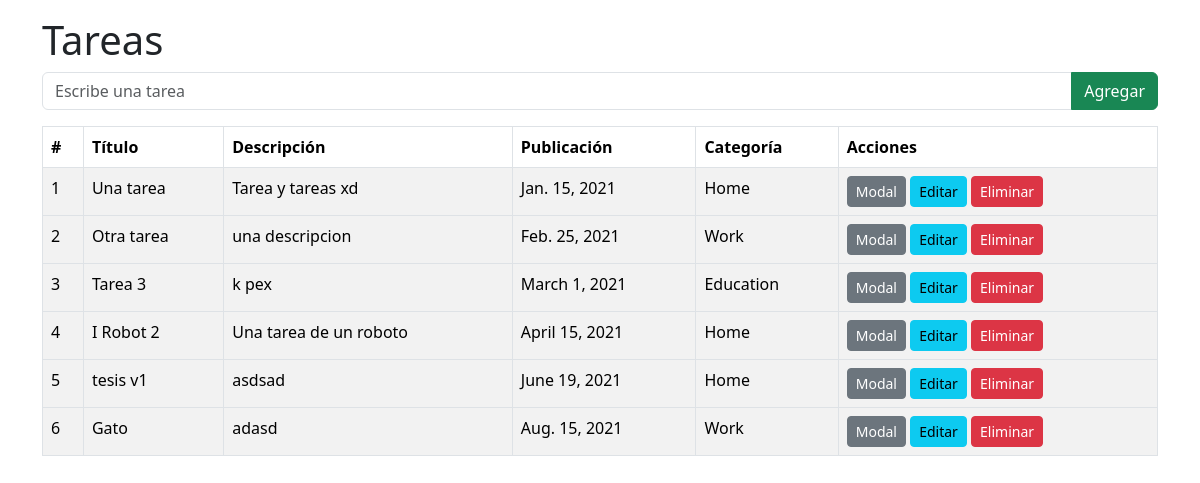
/tasks/, run on the app's committed database.
### core/models.py (models this page shows, shortened)
class Task(models.Model):
    title = models.CharField(max_length=100)
    description = models.TextField(null=True, blank=True)
    due_date = models.DateField(null=True, blank=True)
    finished = models.BooleanField(null=True)
    attachments = models.ImageField(null=True, upload_to="attachments", blank=True)
    category = models.ForeignKey(Category, on_delete=CASCADE, null=True)

class Category(models.Model):
    name = models.CharField(max_length=100)
    def __str__(self):
            return self.name

### core/views.py (the view, shortened to what this page needs)
# urls.py: path('tasks/', TasksView.as_view()),
class TasksView(View):
    def get(self, request):
        tasks = Task.objects.all()
        context = {
            "tasks": tasks,
        }
        return render(request, "task.html", context)

### core/templates/task.html (shortened to what this page needs)
{% extends "index.html" %} {% block content %}
<h1 class="mt-3">Tareas</h1>
<form action="/tasks/" method="POST">
  <div class="input-group mb-3">
    <input name="title" class="form-control" placeholder="Escribe una tarea" />
    <button type="submit" class="btn btn-success">Agregar</button>
  </div>
</form>
<table class="table table-striped table-bordered">
  <thead>
    <tr>
      <th>#</th>
      <th>Título</th>
      <th>Descripción</th>
      <th>Publicación</th>
      <th>Categoría</th>
      <th>Acciones</th>
    </tr>
  </thead>
  {% for task in tasks %}
  <tbody>
    <tr>
      <td>{{task.id}}</td>
      <td>{{task.title}}</td>
      <td>{{task.description}}</td>
      <td>{{task.due_date}}</td>
      <td>{{task.category}}</td>
      <td>
        <button type="button" class="btn btn-secondary btn-sm" data-bs-toggle="modal" data-bs-target="#task_{{task.id}}">Modal</button>
        <a href="/task/{{task.id}}" class="btn btn-info btn-sm">Editar</a>
        <a href="/task/{{task.id}}" class="btn btn-danger btn-sm">Eliminar</a>
      </td>
    </tr>
  </tbody>
  {% endfor %}
</table>
{% endblock %}

### data on the page
Task: id "1", title "Una tarea", description "Tarea y tareas xd", due_date "Jan. 15, 2021", category "Home"
Task: id "2", title "Otra tarea", description "una descripcion", due_date "Feb. 25, 2021", category "Work"
Task: id "3", title "Tarea 3", description "k pex", due_date "March 1, 2021", category "Education"
Task: id "4", title "I Robot 2", description "Una tarea de un roboto", due_date "April 15, 2021", category "Home"
Task: id "5", title "tesis v1", description "asdsad", due_date "June 19, 2021", category "Home"
Task: id "6", title "Gato", description "adasd", due_date "Aug. 15, 2021", category "Work"
